Frame 1 (no input): blank canvas, image omitted
Frame 60 (the mouse pressed at the canvas centre just before this capture): blank canvas, image omitted
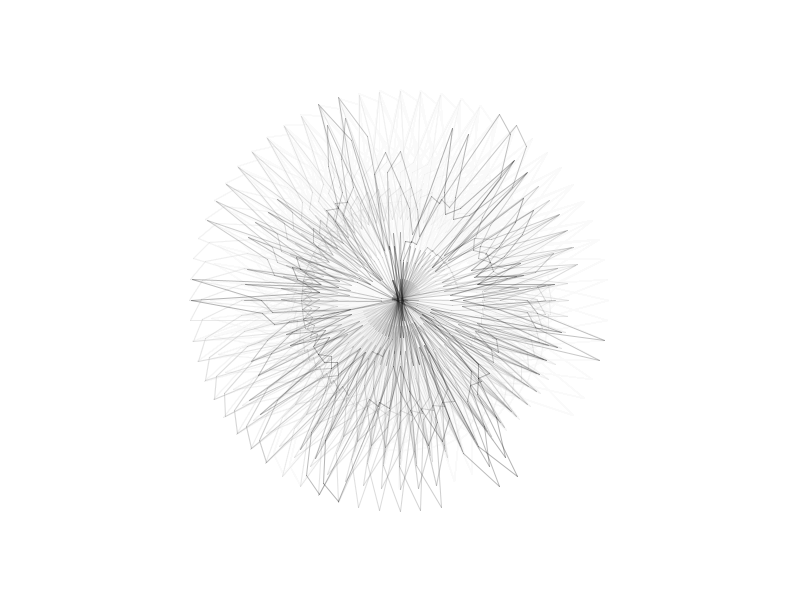
Frame 120 (the mouse held since frame 60 and released just before this capture)

The Processing sketch whose frames 1 and 60 were blank and that drew this single picture after the mouse press (run headless with seeded random() and noise(); from frame 60 on, the mouse is pressed at the canvas centre):

// Processing sketch: DiscardedEyelid
// ── DiscardedEyelid.pde
import java.util.Random;

final int N_ARCS = 64;

final int N_WAVE = 3;

final float MAG_OFF = 100;
final float SCALE_A = 75;
final float SCALE_B = 1.0 / ( 2 * PI );
final float SCALE_C = 2 * PI;
final float SCALE_T = 2;

float[] sA = new float[ N_WAVE ];
float[] sB = new float[ N_WAVE ];
float[] sC = new float[ N_WAVE ];

CircularBuffer arcs;

Random rng = new Random( System.currentTimeMillis( ) );

PVector anchor;

void setup( ) {
  
  size( 800, 600 );
  frameRate( 30 );
  
  background( 255 );
  
  noFill( );
  stroke( 0, 25 );
  
  for( int wdx = 0; wdx < N_WAVE; ++wdx ) {
    
    sA[ wdx ] = rng.nextFloat( ) * SCALE_A;
    sB[ wdx ] = rng.nextFloat( ) * SCALE_B;
    sC[ wdx ] = rng.nextFloat( ) * SCALE_C;
    
  }
  
  anchor = new PVector( pixelWidth / 2.0, pixelHeight / 2.0 );
  
  arcs = new CircularBuffer( N_ARCS );
  
}

void draw( ) {
  
  noStroke( );
  fill( 255, 25 );
  rect( 0, 0, pixelWidth, pixelHeight );
  noFill( );
  stroke( 0, 75 );

  PVector a = new PVector( 1, 0 );
    
  float mag = 0;
  for( int wdx = 0; wdx < N_WAVE; ++wdx ) {
    
    mag += sA[ wdx ] * sin( sB[ wdx ] * ( frameCount * SCALE_T ) / (float)frameRate + sC[ wdx ] );
    
    if( rng.nextFloat( ) > rng.nextFloat( ) )
      sA[ wdx ] = rng.nextFloat( ) * SCALE_A;
    if( rng.nextFloat( ) > rng.nextFloat( ) )
      sB[ wdx ] = rng.nextFloat( ) * SCALE_B;
    if( rng.nextFloat( ) > rng.nextFloat( ) )
      sC[ wdx ] = rng.nextFloat( ) * SCALE_C;
    
  }
  arcs.put( mag + MAG_OFF );
  
  PVector n = new PVector( 1, 0 );
  
  n.setMag( arcs.get( 0 ) );
  
  for( int adx = 0; adx < N_ARCS; ++adx ) {
    
    a.set( n );
    n.rotate( 2 * PI / N_ARCS );
    
    n.setMag( arcs.get( adx + 1 ) );
    
    line( anchor.x + a.x, anchor.y + a.y, anchor.x + n.x, anchor.y + n.y ); 
    
  }
  
}
// ── CircularBuffer.pde
class CircularBuffer {
  
  private float[] data;
  
  private int capacity;
  private int wHead;
  
  public CircularBuffer( int capacity ) {
    
    this.capacity = capacity;
    this.wHead = 0;
    this.data = new float[ capacity ];
    
  }
  
  public void put( float value ) {
    
    data[ this.wHead++ ] = value;
    
    if( this.wHead == this.capacity )
      this.wHead = 0;
    
  }
  
  public float get( int idx ) {
    
    return data[ ( this.wHead + 1 + idx ) % this.capacity ];
    
  }
  
}
